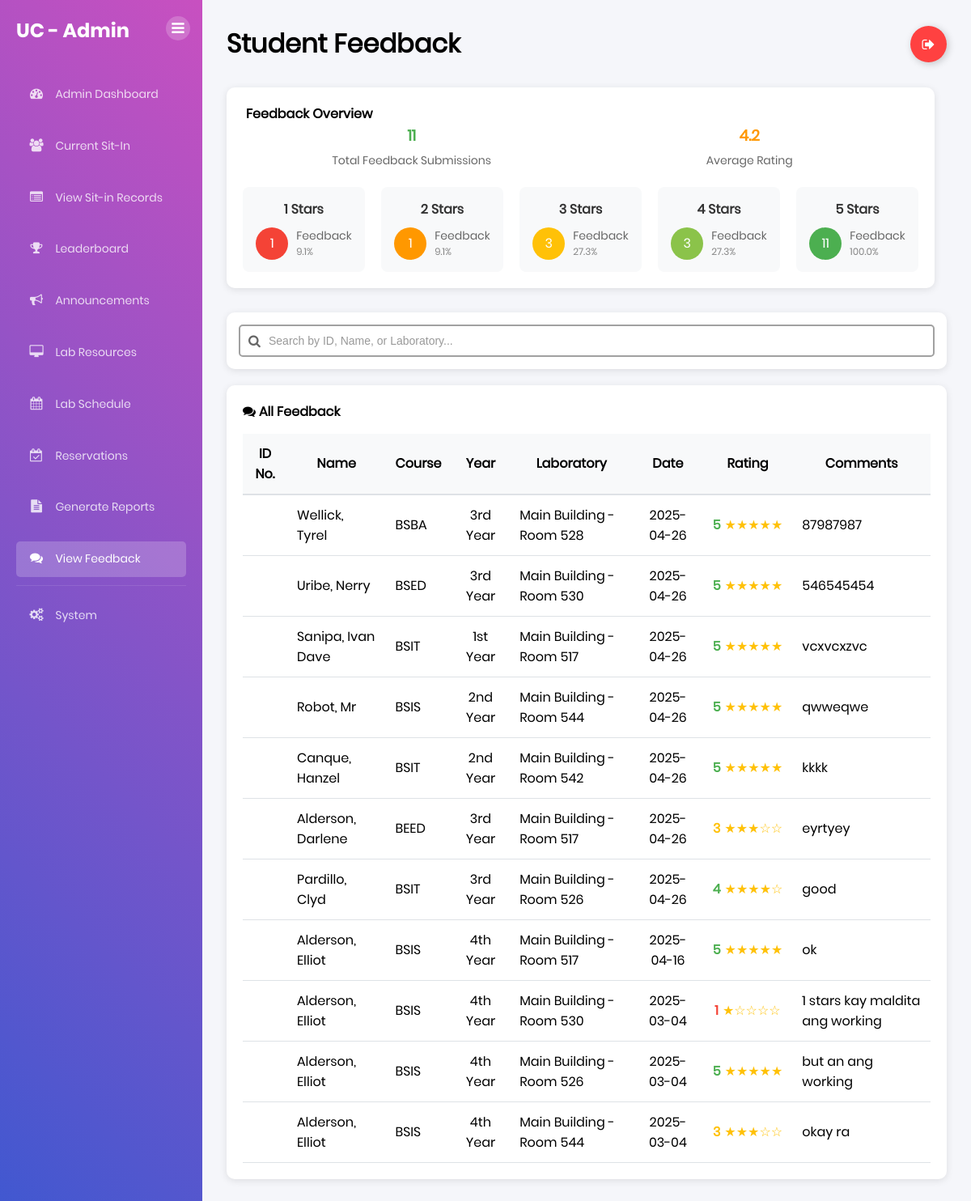
Screenshot of /admin/feedback (signed in) with the database file from the repository.
### tables this page shows
CREATE TABLE session_feedback (
    feedback_id INTEGER PRIMARY KEY,
    session_id INTEGER NOT NULL,
    student_id TEXT NOT NULL,
    rating INTEGER CHECK (rating BETWEEN 1 AND 5),
    comments TEXT,
    submitted_at TIMESTAMP DEFAULT CURRENT_TIMESTAMP,
    FOREIGN KEY (session_id) REFERENCES lab_sessions(session_id),
    FOREIGN KEY (student_id) REFERENCES students(idno),
    UNIQUE(session_id, student_id)
);

CREATE TABLE "students" (idno TEXT PRIMARY KEY, lastname TEXT NOT NULL, firstname TEXT NOT NULL, midname TEXT, course TEXT NOT NULL, year_level TEXT NOT NULL, email_address TEXT NOT NULL, image_path TEXT, free_sessions_used INTEGER DEFAULT 0);

CREATE TABLE laboratories (
    lab_id INTEGER PRIMARY KEY,
    room_number TEXT NOT NULL UNIQUE,
    building TEXT,
    capacity INTEGER NOT NULL,
    description TEXT,
    equipment TEXT,
    status TEXT DEFAULT 'Available' CHECK (status IN ('Available', 'Maintenance', 'Reserved', 'Closed')),
    created_at TIMESTAMP DEFAULT CURRENT_TIMESTAMP,
    updated_at TIMESTAMP DEFAULT CURRENT_TIMESTAMP
);

### app.py (the view)
@app.route('/admin/feedback')
def admin_feedback():
    if 'user' not in session or session.get('is_admin') != True:
        flash("Please log in as an administrator.", "warning")
        return redirect(url_for('home'))
    conn = get_db_connection()
    feedback = conn.execute("""
        SELECT sf.*, s.firstname, s.lastname, s.course, s.year_level,
               l.building, l.room_number, ls.check_in_time,
               DATE(ls.check_in_time) as date
        FROM session_feedback sf
        JOIN students s ON sf.student_id = s.idno
        JOIN lab_sessions ls ON sf.session_id = ls.session_id
        JOIN laboratories l ON ls.lab_id = l.lab_id
        ORDER BY ls.check_in_time DESC
    """).fetchall()
    total_feedback = len(feedback)
    if total_feedback > 0:
        avg_rating = conn.execute("""
            SELECT AVG(rating) as avg_rating FROM session_feedback
        """).fetchone()['avg_rating']
    else:
        avg_rating = 0
    rating_distribution = []
    for rating in range(1, 6):
        count = conn.execute("""
            SELECT COUNT(*) as count FROM session_feedback
            WHERE rating = ?
        """, (rating,)).fetchone()['count']
        rating_distribution.append({'rating': rating, 'count': count})
    conn.close()
    return render_template(
        'admin_feedback.html',
        feedback=feedback,
        total_feedback=total_feedback,
        avg_rating=avg_rating,
        rating_distribution=rating_distribution
    )

### app.py (called while the page is built)
def get_db_connection():
    conn = sqlite3.connect("users.db")
    conn.row_factory = sqlite3.Row
    return conn

@app.after_request
def add_header(response):
    response.headers["Cache-Control"] = "no-cache, no-store, must-revalidate"
    response.headers["Pragma"] = "no-cache"
    response.headers["Expires"] = "0"
    return response

### templates/admin_feedback.html (shortened to what this page needs)
{% extends 'base.html' %} {% block content %}
<div class="dashboard-container">
  <div class="sidebar">
    <div class="sidebar-header">
      <h2>UC - Admin</h2>
      <button class="sidebar-inner-toggle" title="Toggle Sidebar">
        <i class="fa fa-bars"></i>
      </button>
    </div>
    <div class="sidebar-menu">
      <ul>
        <li>
          <a href="{{ url_for('admin_dashboard') }}"
            ><i class="fa fa-dashboard"></i> Admin Dashboard</a
          >
        </li>
        <li>
          <a href="{{ url_for('admin_current_sit_in') }}"
            ><i class="fa fa-users"></i> Current Sit-In</a
          >
        </li>
        <li>
          <a href="{{ url_for('admin_sit_in_records') }}"
            ><i class="fa fa-list-alt"></i> View Sit-in Records</a
          >
        </li>
        <li>
          <a href="{{ url_for('admin_leaderboard') }}"
            ><i class="fa fa-trophy"></i> Leaderboard</a
          >
        </li>
        <li>
          <a href="{{ url_for('admin_announcements') }}"
            ><i class="fa fa-bullhorn"></i> Announcements</a
          >
        </li>
        <li>
          <a href="{{ url_for('admin_lab_resources') }}"
            ><i class="fa fa-desktop"></i> Lab Resources</a
          >
        </li>
        <li>
          <a href="{{ url_for('admin_lab_schedule') }}"
            ><i class="fa fa-calendar"></i> Lab Schedule</a
          >
        </li>
        <li>
          <a href="{{ url_for('admin_reservations') }}">
            <i class="fa fa-calendar-check-o"></i> Reservations
          </a>
        </li>
        <li>
          <a href="{{ url_for('admin_reports') }}"
            ><i class="fa fa-file-text"></i> Generate Reports</a
          >
        </li>
        <li>
          <a href="{{ url_for('admin_feedback') }}" class="active"
            ><i class="fa fa-comments"></i> View Feedback</a
          >
        </li>
        <li style="margin-top: auto; border-top: 1px solid rgba(255,255,255,0.1); padding-top: 15px;">
          <a href="{{ url_for('admin_system_management') }}"
            ><i class="fa fa-cogs"></i> System</a
          >
        </li>
      </ul>
    </div>
  </div>
  <div class="main-content">
    <div class="header">
      <h1>Student Feedback</h1>
      <a class="Btn" href="{{ url_for('logout') }}">
        <div class="sign">
          <i class="fa fa-sign-out" aria-hidden="true"></i>
        </div>
      </a>
    </div>
    <div class="content-row" style="margin-bottom: 30px">
      <div class="schedule-card" style="flex: 1; margin-right: 15px">
        <h4>
           Feedback Overview
        </h4>
        <div
          style="
            display: flex;
            justify-content: space-between;
            align-items: center;
            margin-bottom: 20px;
          "
        >
          <div style="text-align: center; flex: 1">
            <h3 style="color: #4caf50; margin: 0">{{ total_feedback }}</h3>
            <p style="margin: 5px 0 0 0">Total Feedback Submissions</p>
          </div>
          <div style="text-align: center; flex: 1">
            <h3 style="color: #ff9800; margin: 0">
              {{ "%.1f"|format(avg_rating if avg_rating else 0) }}
            </h3>
            <p style="margin: 5px 0 0 0">Average Rating</p>
          </div>
        </div>
        <div
          style="
            display: grid;
            grid-template-columns: repeat(auto-fit, minmax(150px, 1fr));
            gap: 20px;
          "
        >
          {% for rating in rating_distribution %}
          <div
            style="
              background: #f8f9fa;
              padding: 15px;
              border-radius: 8px;
              text-align: center;
            "
          >
            <h4 style="margin: 0 0 10px 0; color: #333">{{ rating.rating }} Stars</h4>
            <div
              style="
                display: flex;
                justify-content: center;
                align-items: center;
              "
            >
              <div style="width: 40px; height: 40px; background-color: {% if rating.rating == 5 %}#4caf50{% elif rating.rating == 4 %}#8bc34a{% elif rating.rating == 3 %}#ffc107{% elif rating.rating == 2 %}#ff9800{% else %}#f44336{% endif %}; color: white; border-radius: 50%; display: flex; align-items: center; justify-content: center; margin-right: 10px;">
                {{ rating.count }}
              </div>
              <div style="text-align: left">
                <div style="font-size: 14px; color: #666">Feedback</div>
                <div style="font-size: 12px; color: #888">
                  {{ "%.1f"|format(rating.count / total_feedback * 100) if total_feedback > 0 else 0 }}%
                </div>
              </div>
            </div>
          </div>
          {% endfor %}
        </div>
      </div>
    </div>
    <div class="content-row" style="margin-bottom: 20px">
      <div class="schedule-card" style="width: 100%; padding: 15px">
        <div style="position: relative">
          <input
            type="text"
            id="feedbackSearch"
            placeholder="Search by ID, Name, or Laboratory..."
            style="
              width: 100%;
              padding: 10px 15px;
              padding-left: 35px;
              border: 2px solid #a1a1a1;
              border-radius: 5px;
              font-size: 14px;
              outline: none;
              transition: border-color 0.3s;
            "
            onkeyup="handleSearchInput(event)"
          />
          <i
            class="fa fa-search"
            style="
              position: absolute;
              left: 12px;
              top: 50%;
              transform: translateY(-50%);
              color: #666;
            "
          ></i>
        </div>
      </div>
    </div>
    <div class="content-row">
      <div class="schedule-card" style="width: 100%">
        <div
          style="
            display: flex;
            justify-content: space-between;
            align-items: center;
            margin-bottom: 15px;
          "
        >
          <h4>
            <i class="fa fa-comments" aria-hidden="true"></i> All Feedback
          </h4>
        </div>
        {% if feedback %}
        <div style="overflow-x: auto">
          <table id="feedbackTable" style="width: 100%; border-collapse: collapse">
            <thead>
              <tr style="background-color: #f8f9fa">
                <th style="padding: 12px; border-bottom: 2px solid #dee2e6">
                  ID No.
                </th>
                <th style="padding: 12px; border-bottom: 2px solid #dee2e6">
                  Name
                </th>
                <th style="padding: 12px; border-bottom: 2px solid #dee2e6">
                  Course
                </th>
                <th style="padding: 12px; border-bottom: 2px solid #dee2e6">
                  Year
                </th>
                <th style="padding: 12px; border-bottom: 2px solid #dee2e6">
                  Laboratory
                </th>
                <th style="padding: 12px; border-bottom: 2px solid #dee2e6">
                  Date
                </th>
                <th style="padding: 12px; border-bottom: 2px solid #dee2e6">
                  Rating
                </th>
                <th style="padding: 12px; border-bottom: 2px solid #dee2e6">
                  Comments
                </th>
              </tr>
            </thead>
            <tbody>
              {% for item in feedback %}
              <tr>
                <td style="padding: 12px; border-bottom: 1px solid #dee2e6">
                </td>
                <td style="padding: 12px; border-bottom: 1px solid #dee2e6">
                  {{ item.lastname }}, {{ item.firstname }}{% if item.midname %} {{ item.midname }}{% endif %}
                </td>
                <td style="padding: 12px; border-bottom: 1px solid #dee2e6">
                  {{ item.course }}
                </td>
                <td
                  style="
                    padding: 12px;
                    border-bottom: 1px solid #dee2e6;
                    text-align: center;
                  "
                >
                  {{ item.year_level }}
                </td>
                <td style="padding: 12px; border-bottom: 1px solid #dee2e6">
                  {{ item.building }} - Room {{ item.room_number }}
                </td>
                <td
                  style="
                    padding: 12px;
                    border-bottom: 1px solid #dee2e6;
                    text-align: center;
                  "
                >
                  {{ item.date }}
                </td>
                <td
                  style="
                    padding: 12px;
                    border-bottom: 1px solid #dee2e6;
                    text-align: center;
                  "
                >
                  <div
                    style="
                      display: flex;
                      align-items: center;
                      justify-content: center;
                    "
                  >
                    <span style="color: {% if item.rating >= 4 %}#4caf50{% elif item.rating == 3 %}#ffc107{% else %}#f44336{% endif %}; font-weight: bold; margin-right: 5px;">
                      {{ item.rating }}
                    </span>
                    <span style="color: #ffc107">
                      {{ "★" * item.rating }}{{ "☆" * (5 - item.rating) }}
                    </span>
                  </div>
                </td>
                <td style="padding: 12px; border-bottom: 1px solid #dee2e6">
                  {{ item.comments }}
                </td>
              </tr>
              {% endfor %}
            </tbody>
          </table>
        </div>
        {% else %}
        <div style="text-align: center; padding: 30px">
          <p style="color: #666">No feedback found.</p>
        </div>
        {% endif %}
      </div>
    </div>
  </div>
</div>
{% endblock %}

### static/css/main.css (style rules this page uses)
* { margin: 0px; padding: 0px; box-sizing: border-box; }
body, html { height: 100%; font-family: Poppins-Regular, sans-serif; }
a { font-family: Poppins-Regular; font-size: 14px; line-height: 1.7; color: #666666; margin: 0px; transition: all 0.4s; -webkit-transition: all 0.4s; -o-transition: all 0.4s; -moz-transition: all 0.4s; }
h1,h2,h3,h4,h5,h6 { margin: 0px; }
p { font-family: Poppins-Regular; font-size: 14px; line-height: 1.7; color: #666666; margin: 0px; }
ul, li { margin: 0px; list-style-type: none; }
input { outline: none; border: none; }
button { outline: none !important; border: none; background: transparent; }
.dashboard-container { display: flex; min-height: 100vh; background: #f5f6fa; }
.sidebar { width: 250px; background: linear-gradient(-135deg, #c850c0, #4158d0); color: white; padding: 20px; position: fixed; height: 100%; }
.sidebar-header h2 { font-family: 'Poppins-Bold'; margin-bottom: 30px; }
.sidebar-menu ul { list-style: none; padding: 0; margin: 0; display: flex; flex-direction: column; height: calc(100vh - 100px); }
.sidebar-menu li { margin: 10px 0; }
.sidebar-menu a { color: rgba(255,255,255,0.8); text-decoration: none; padding: 10px 15px; display: block; border-radius: 5px; transition: all 0.3s ease; }
.sidebar-menu a.active { color: white; background-color: rgba(255,255,255,0.2); }
.main-content { margin-left: 250px; flex: 1; padding: 30px; }
.header { display: flex; justify-content: space-between; align-items: center; margin-bottom: 30px; }
.content-row { display: grid; grid-template-columns: repeat(auto-fit, minmax(300px, 1fr)); gap: 20px; }
.schedule-card, .clients-card { background: white; padding: 20px; border-radius: 10px; box-shadow: 0 2px 10px rgba(0,0,0,0.1); }
.Btn { display: flex; align-items: center; justify-content: flex-start; width: 45px; height: 45px; border: none; border-radius: 50%; cursor: pointer; position: relative; overflow: hidden; transition-duration: 0.3s; box-shadow: 2px 2px 10px rgba(0, 0, 0, 0.199); background-color: rgb(255, 65, 65); text-decoration: none; }
.sign { width: 100%; transition-duration: 0.3s; display: flex; align-items: center; justify-content: center; }
.sign i { color: white; font-size: 17px; }
.sidebar-inner-toggle { position: absolute; top: 20px; right: 15px; background: rgba(255,255,255,0.2); border: none; width: 30px; height: 30px; border-radius: 50%; color: white; cursor: pointer; display: flex; align-items: center; justify-content: center; transition: all 0.3s ease; }
.sidebar-inner-toggle i { font-size: 18px; }
.sidebar-menu a i { margin-right: 10px; width: 20px; text-align: center; font-size: 16px; }
.sidebar { transition: width 0.3s ease; }
.main-content { transition: margin-left 0.3s ease; }

### rows the page displays
session_feedback: lastname "Wellick", firstname "Tyrel", course "BSBA", year_level "3rd Year", building "Main Building", room_number "528", date "2025-04-26", rating "5", rating "★★★★★", comments "87987987"
session_feedback: lastname "Uribe", firstname "Nerry", course "BSED", year_level "3rd Year", building "Main Building", room_number "530", date "2025-04-26", rating "5", rating "★★★★★", comments "546545454"
session_feedback: lastname "Sanipa", firstname "Ivan Dave", course "BSIT", year_level "1st Year", building "Main Building", room_number "517", date "2025-04-26", rating "5", rating "★★★★★", comments "vcxvcxzvc"
session_feedback: lastname "Robot", firstname "Mr", course "BSIS", year_level "2nd Year", building "Main Building", room_number "544", date "2025-04-26", rating "5", rating "★★★★★", comments "qwweqwe"
session_feedback: lastname "Canque", firstname "Hanzel", course "BSIT", year_level "2nd Year", building "Main Building", room_number "542", date "2025-04-26", rating "5", rating "★★★★★", comments "kkkk"
session_feedback: lastname "Alderson", firstname "Darlene", course "BEED", year_level "3rd Year", building "Main Building", room_number "517", date "2025-04-26", rating "3", rating "★★★", rating "☆☆", comments "eyrtyey"
session_feedback: lastname "Pardillo", firstname "Clyd", course "BSIT", year_level "3rd Year", building "Main Building", room_number "526", date "2025-04-26", rating "4", rating "★★★★", rating "☆", comments "good"
session_feedback: lastname "Alderson", firstname "Elliot", course "BSIS", year_level "4th Year", building "Main Building", room_number "517", date "2025-04-16", rating "5", rating "★★★★★", comments "ok"
session_feedback: lastname "Alderson", firstname "Elliot", course "BSIS", year_level "4th Year", building "Main Building", room_number "530", date "2025-03-04", rating "1", rating "★", rating "☆☆☆☆", comments "1 stars kay maldita ang working"
session_feedback: lastname "Alderson", firstname "Elliot", course "BSIS", year_level "4th Year", building "Main Building", room_number "526", date "2025-03-04", rating "5", rating "★★★★★", comments "but an ang working"
session_feedback: lastname "Alderson", firstname "Elliot", course "BSIS", year_level "4th Year", building "Main Building", room_number "544", date "2025-03-04", rating "3", rating "★★★", rating "☆☆", comments "okay ra"

### other values shown
{{ total_feedback }} "11"
{{ "%.1f"|format(avg_rating if avg_rating else 0) }} "4.2"
{{ rating.rating }} "1" "2" "3" "4" "5"
{{ rating.count }} "1" "1" "3" "3" "11"
